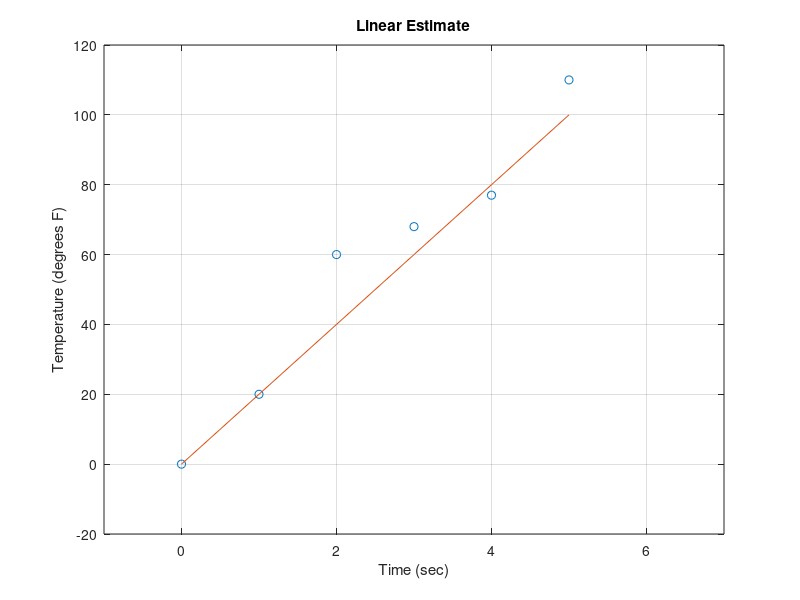

Reproduce this figure in MATLAB.
% Listing 15-2 - Eyeball linear estimation
clear
clc
close all

 x = 0:5;
 y = [0 20 60 68 77 110];
 y2 = 20 * x;
 plot(x, y, 'o', x, y2);
 axis([-1 7 -20 120])
 title('Linear Estimate')
 xlabel('Time (sec)')
 ylabel('Temperature (degrees F)')
 grid
